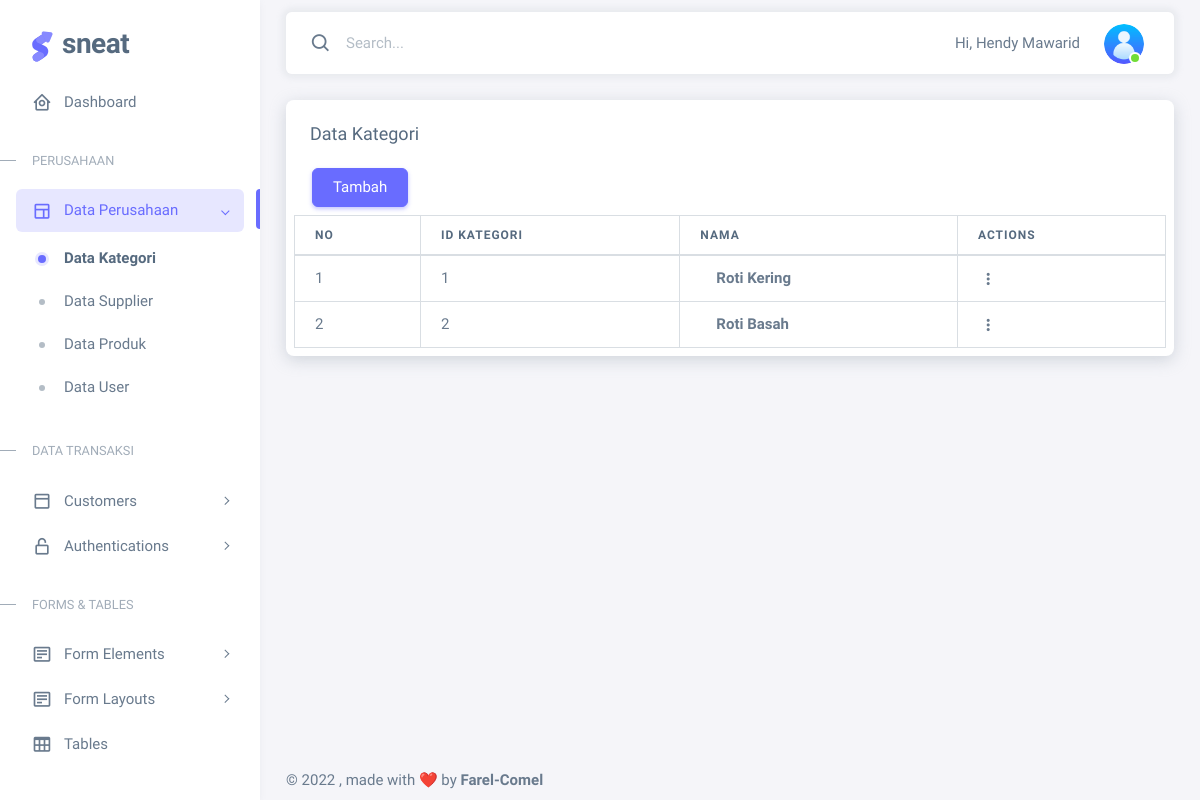
The page /farel-project/admin/html/layouts-container.php (signed in) on the database its author committed.
### tables this page shows
CREATE TABLE `kategori` (
  `id_kategori` int(11) NOT NULL,
  `id_toko` int(11) NOT NULL,
  `nama_kategori` varchar(255) NOT NULL
);

### farel-project/admin/html/layouts-container.php (the view, shortened to what this page needs)
<?php require("koneksi.php"); ?>
<!DOCTYPE html>
<html
  lang="en"
  class="light-style layout-menu-fixed"
  dir="ltr"
  data-theme="theme-default"
  data-assets-path="../assets/"
  data-template="vertical-menu-template-free"
>
  <head>
    <link rel="stylesheet" href="https://cdn.datatables.net/1.13.1/css/jquery.dataTables.min.css">
    <link rel="stylesheet" href="../assets/vendor/fonts/boxicons.css" />
    <link rel="stylesheet" href="../assets/vendor/css/core.css" class="template-customizer-core-css" />
    <link rel="stylesheet" href="../assets/vendor/css/theme-default.css" class="template-customizer-theme-css" />
    <link rel="stylesheet" href="../assets/css/demo.css" />
    <link rel="stylesheet" href="../assets/vendor/libs/perfect-scrollbar/perfect-scrollbar.css" />
  </head>
  <body>
    <div class="layout-wrapper layout-content-navbar">
      <div class="layout-container">
        <aside id="layout-menu" class="layout-menu menu-vertical menu bg-menu-theme">
          <div class="app-brand demo">
            <a href="index.php" class="app-brand-link">
              <span class="app-brand-logo demo">
              </span>
              <span class="app-brand-text demo menu-text fw-bolder ms-2">Sneat</span>
            </a>
          </div>
          <ul class="menu-inner py-1">
            <li class="menu-item">
              <a href="index.php" class="menu-link">
                <i class="menu-icon tf-icons bx bx-home-circle"></i>
                <div data-i18n="Analytics">Dashboard</div>
              </a>
            </li>
            <li class="menu-header small text-uppercase">
              <span class="menu-header-text">PERUSAHAAN</span>
            </li>
            <li class="menu-item active open">
              <a href="javascript:void(0);" class="menu-link menu-toggle">
                <i class="menu-icon tf-icons bx bx-layout"></i>
                <div data-i18n="Layouts">Data Perusahaan</div>
              </a>
              <ul class="menu-sub">
                <li class="menu-item active">
                  <a href="layouts-container.php" class="menu-link">
                    <div data-i18n="Container">Data Kategori</div>
                  </a>
                </li>
                <li class="menu-item">
                  <a href="layouts-fluid.php" class="menu-link">
                    <div data-i18n="Fluid">Data Supplier</div>
                  </a>
                </li>
                <li class="menu-item">
                  <a href="layouts-produk.php" class="menu-link">
                    <div data-i18n="Fluid">Data Produk</div>
                  </a>
                </li>
                <li class="menu-item">
                  <a href="layouts-user.php" class="menu-link">
                    <div data-i18n="Fluid">Data User</div>
                  </a>
                </li>
              </ul>
            </li>
            <li class="menu-header small text-uppercase">
              <span class="menu-header-text">Data Transaksi</span>
            </li>
            <li class="menu-item">
              <a href="javascript:void(0);" class="menu-link menu-toggle">
                <i class="menu-icon tf-icons bx bx-dock-top"></i>
                <div data-i18n="Account Settings">Customers</div>
              </a>
            </li>
            <li class="menu-item">
              <a href="javascript:void(0);" class="menu-link menu-toggle">
                <i class="menu-icon tf-icons bx bx-lock-open-alt"></i>
                <div data-i18n="Authentications">Authentications</div>
              </a>
            </li>
            <li class="menu-header small text-uppercase"><span class="menu-header-text">Forms &amp; Tables</span></li>
            <li class="menu-item">
              <a href="javascript:void(0);" class="menu-link menu-toggle">
                <i class="menu-icon tf-icons bx bx-detail"></i>
                <div data-i18n="Form Elements">Form Elements</div>
              </a>
            </li>
            <li class="menu-item">
              <a href="javascript:void(0);" class="menu-link menu-toggle">
                <i class="menu-icon tf-icons bx bx-detail"></i>
                <div data-i18n="Form Layouts">Form Layouts</div>
              </a>
            </li>
            <li class="menu-item">
              <a href="tables-basic.php" class="menu-link">
                <i class="menu-icon tf-icons bx bx-table"></i>
                <div data-i18n="Tables">Tables</div>
              </a>
            </li>
          </ul>
        </aside>
        <div class="layout-page">
          <nav
            class="layout-navbar container-xxl navbar navbar-expand-xl navbar-detached align-items-center bg-navbar-theme"
            id="layout-navbar"
          >
            <div class="navbar-nav-right d-flex align-items-center" id="navbar-collapse">
              <div class="navbar-nav align-items-center">
                <div class="nav-item d-flex align-items-center">
                  <i class="bx bx-search fs-4 lh-0"></i>
                  <input
                    type="text"
                    class="form-control border-0 shadow-none"
                    placeholder="Search..."
                    aria-label="Search..."
                  />
                </div>
              </div>
              <ul class="navbar-nav flex-row align-items-center ms-auto">
                <li class="nav-item lh-1 me-3">
                  <a>
                    Hi, <?php echo $_SESSION['User']['nama_user'] ?>
                  </a>
                </li>
                <li class="nav-item navbar-dropdown dropdown-user dropdown">
                  <a class="nav-link dropdown-toggle hide-arrow" href="javascript:void(0);" data-bs-toggle="dropdown">
                    <div class="avatar avatar-online">
                      <img src="../assets/img/avatars/8.png" alt class="w-px-40 h-auto rounded-circle" />
                    </div>
                  </a>
                </li>
              </ul>
            </div>
          </nav>
          <div class="content-wrapper">
            <div class="container-xxl flex-grow-1 container-p-y">
              <div class="card shadow">
                <h5 class="card-header">Data Kategori
                <?php
                $id_toko = $_SESSION['User']['id_toko'];
                $kategori =array();
                $ambil = $koneksi ->query("SELECT * FROM kategori WHERE id_toko='$id_toko' ");
                while($tiap = $ambil -> fetch_assoc()){
                  $kategori[] = $tiap;
                }
                ?>
                </h5>
                <div class="container col-md-0">
                  <a href="kategori_tambah.php"class="btn btn-primary">Tambah</a>
                </div>
                <div class="table-responsive text-nowrap p-2">
                <table id="kategori" class="table table-bordered display" style="width:100%">
                    <thead>
                      <tr>
                        <th>No</th>
                        <th>Id Kategori</th>
                        <th>Nama</th>
                        <th>Actions</th>
                      </tr>
                    </thead>
                    <tbody class="table-border-bottom-0">
                      <?php foreach ($kategori as $key => $value): ?>
                      <tr>
                        <td><?php echo $key+1 ?></td>
                        <td><?php echo $value["id_kategori"] ?></td>
                        <td><i class="fab fa-angular fa-lg text-danger me-3"></i><strong><?php echo $value["nama_kategori"] ?></strong></td>
                        <td>
                          <div class="dropdown">
                            <button type="button" class="btn p-0 dropdown-toggle hide-arrow" data-bs-toggle="dropdown">
                              <i class="bx bx-dots-vertical-rounded"></i>
                            </button>
                          </div>
                        </td>
                      </tr>
                      <?php endforeach ?>
                    </tbody>
                  </table>
                </div>
              </div>
            </div>
            <footer class="content-footer footer bg-footer-theme">
              <div class="container-xxl d-flex flex-wrap justify-content-between py-2 flex-md-row flex-column">
                <div class="mb-2 mb-md-0">
                  ©
                  , made with ❤️ by
                  <a href="" target="_blank" class="footer-link fw-bolder">Farel-Comel</a>
                </div>
              </div>
            </footer>
          </div>
        </div>
      </div>
    </div>
  </body>
</html>

### farel-project/admin/assets/css/demo.css (style rules this page uses)
.menu .app-brand.demo { height: 64px; margin-top: 12px; }
.app-brand-logo.demo svg { width: 22px; height: 38px; }
.app-brand-text.demo { font-size: 1.75rem; letter-spacing: -0.5px; text-transform: lowercase; }

### rows shown on the page
kategori: id_kategori "1", nama_kategori "Roti Kering"
kategori: id_kategori "2", nama_kategori "Roti Basah"

### other values the page prints
$_SESSION['User']['nama_user'] "Hendy Mawarid"
